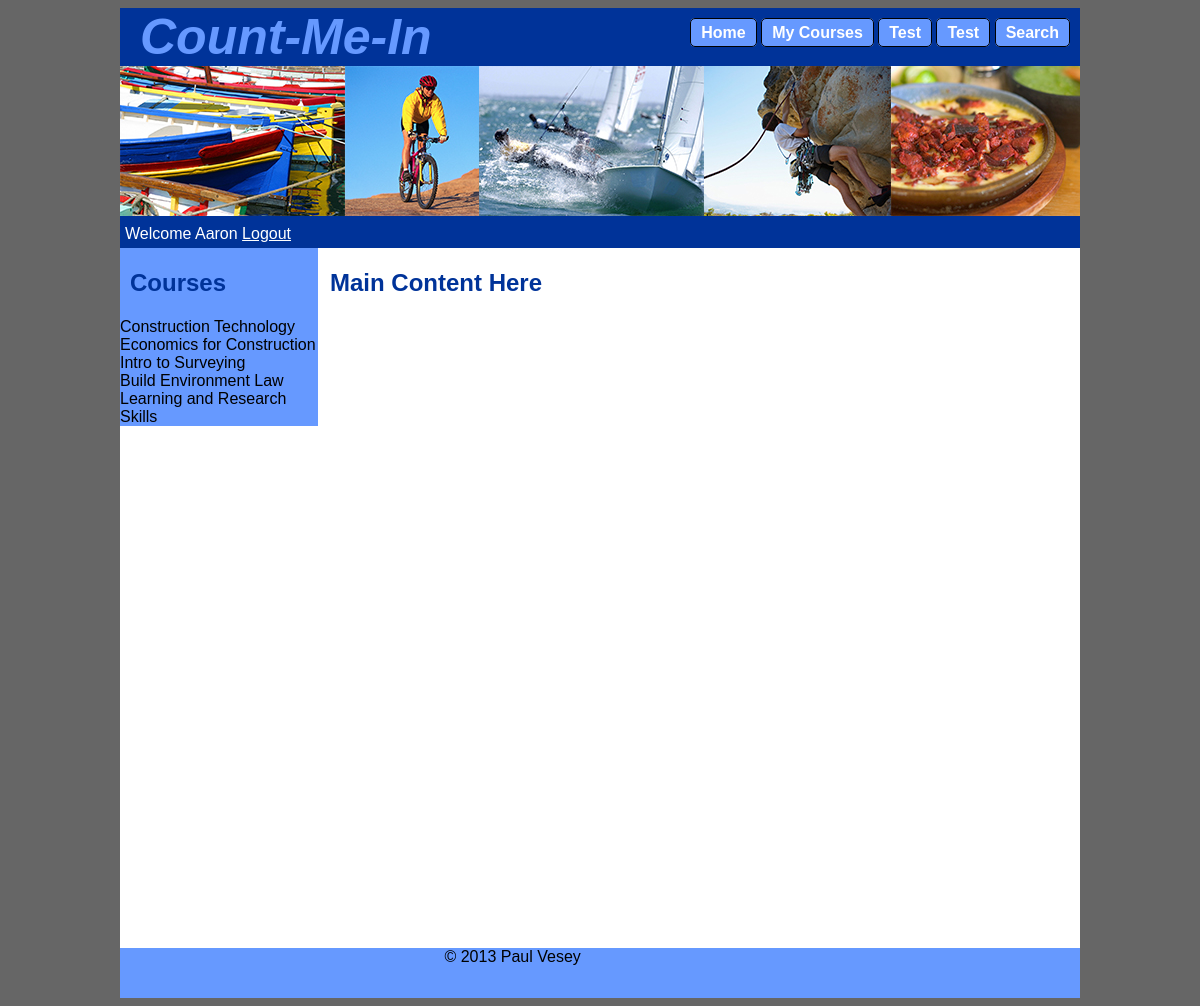
Page / (signed in) on the committed database.
### tables this page shows
CREATE TABLE IF NOT EXISTS `tblModule` (
  `intModule` int(11) NOT NULL AUTO_INCREMENT,
  `fkeyDept` int(11) NOT NULL,
  `txtModuleName` varchar(120) DEFAULT NULL,
  `Modulecol` varchar(45) DEFAULT NULL,
  PRIMARY KEY (`intModule`,`fkeyDept`),
  KEY `fk_Module_Department1_idx` (`fkeyDept`)
);

### db/db.php (the view, shortened to what this page needs)
<?php
class db{
  protected $_dcon = "";
  function condb(){
    try{
      $dbcon = new PDO('mysql:host=localhost;dbname=1293294_cmi', "1293294_cmi", "cmipass");
      $dbcon->setAttribute(PDO::ATTR_ERRMODE, PDO::ERRMODE_EXCEPTION);
      $this->_dcon = $dbcon;
      }
    catch (PDOException $e) {
        print "Error!: " . $e->getMessage() . "<br/>";
        die();
    }
  }
  function closedb(){
    $this->_dcon = null;
  }
  function checklogin(){
    if (isset($_SESSION["SESS_ID"]) && isset($_SESSION["SESS_USERNAME"])){
      return true;
    }
    else{
      return false;
    }
  }
  function getCourses($UserID){
    if ($this->_dcon != ""){
      try{
        $stmt = $this->_dcon->prepare("CALL procUserCourses(:uname);");
        $stmt->bindParam(':uname', $_SESSION["SESS_ID"]);
        $stmt->execute();
        if ($stmt->rowCount() > 0){
          while ($row = $stmt->fetch(PDO::FETCH_ASSOC)) {
              echo "<div class='nav' id='". $row['intModule']. "' onClick='getCourseInfo(" .$row['intModule'] .")'>" . $row['txtModuleName']. "</div>";
          }
        }
        else{
          echo "No Courses found for User";
        }
      }
      catch (PDOException $e) {
        print "Error!: " . $e->getMessage() . "<br/>";
        die();
      }
    }
    else {
      echo "no connection to datbase";
    }
  }
}
?>

### index.php (shortened to what this page needs)
<?php
  include 'db/db.php';
$dbco = new db();
$dbco->condb();
if ($dbco->checklogin() != true){
  returnheader("lib/login.php");
} else {
  include 'lib/sloggedin.php';
}
?>

### lib/sloggedin.php (shortened to what this page needs)
<!DOCTYPE html>
<html>
<head>
<link href="style/style.css" rel="stylesheet" type="text/css" />
</head>
<body>
<div id="wrapper">
	<div id="Top">
	  <div id="siteTitle">
	    Count-Me-In
	  </div>
	  <div id="topNav">
	  	<div id="buttonContainer">
	          <ul>
	            <li id="home" onClick="goHome()">Home</li>
	            <li id="MyCourses" onClick="myCourses()">My Courses</li>
	            <li id="test2">Test</li>
	            <li id="test3">Test</li>
	            <li id="search">Search</li>
	          </ul>
	        </div>
	  </div>
	  <div id="topBanner">
	    <img src='img/Banner.jpg' alt='Banner'>
	  </div>
	  <div id="loginContainer">
	        <div id="loginStatus">
		        <?php
					if (isset($_SESSION["SESS_ID"]) ) {
		            	$welcomeMsg = "Welcome " . $_SESSION["SESS_USERFNAME"] . " ";
		            	echo $welcomeMsg;
		            	echo "<a href='logout.php'>Logout</a>";
		          	}
		        ?>
	      	</div>
	  </div>
	</div>
	<div id="leftSide">
		<div id="mainNav">
	    	<h1>Courses</h1>
	    		<?php $dbco->getCourses($_SESSION["SESS_ID"]) ?>
	  	</div>
	</div>
	<div id="mainContent">
	    <h1>Main Content Here</h1>
	</div>
	<div id="footer">
		<div id="footMiddle">&copy; 2013 Paul Vesey</div>
	</div>
</div>
</body>
</html>

### style/style.css (style rules this page uses)
body { font-family: Verdana, Arial, Helvetica; background-color: #666666; }
#wrapper { margin-right: auto; margin-left: auto; width: 960px; background-color: #FFFFFF; }
#wrapper #footer { background-color: #6699FF; position: relative; height: 50px; bottom: auto; width: 960px; top: auto; clear: both; }
#wrapper #Top { background-color: #003399; color: #FFFFFF; }
#wrapper #leftSide { background-color: #6699FF; width: 198px; float: left; clear: both; }
#wrapper #Top #topNav #buttonContainer { float: right; margin-right: 10px; }
#wrapper #Top #topNav #buttonContainer li { list-style-type: none; display: inline; background-color: #6699FF; text-align: center; cursor: pointer; font-weight: bold; border: 1px solid rgba(0,0,0,1); border-radius: 5px; padding-top: 5px; padding-right: 10px; padding-bottom: 5px; padding-left: 10px; color: #ffffff; }
.nav { background-color: #6699FF; }
#wrapper #mainContent { position: relative; float: right; width: 760px; height: 700px; overflow: auto; }
#wrapper #Top #loginContainer #loginStatus { padding: 5px; }
#wrapper #Top #siteTitle { font-family: Verdana, Arial, Helvetica; font-size: 50px; font-style: italic; width: 450px; display: inline-block; float: left; margin-left: 20px; font-weight: bolder; color: #6699FF; }
h1 { font-family: Verdana, Geneva, sans-serif; font-size: 24px; padding-top: 5px; padding-right: 10px; padding-bottom: 5px; padding-left: 10px; color: #003399; }
#footer #footMiddle { display: inline-block; width: 320px; }
a { color: rgba(255,255,255,1); }

### rows in the picture
tblmodule: txtModuleName "Construction Technology"
tblmodule: txtModuleName "Economics for Construction"
tblmodule: txtModuleName "Intro to Surveying"
tblmodule: txtModuleName "Build Environment Law"
tblmodule: txtModuleName "Learning and Research Skills"

### other values in the picture
$welcomeMsg "Welcome Aaron"
